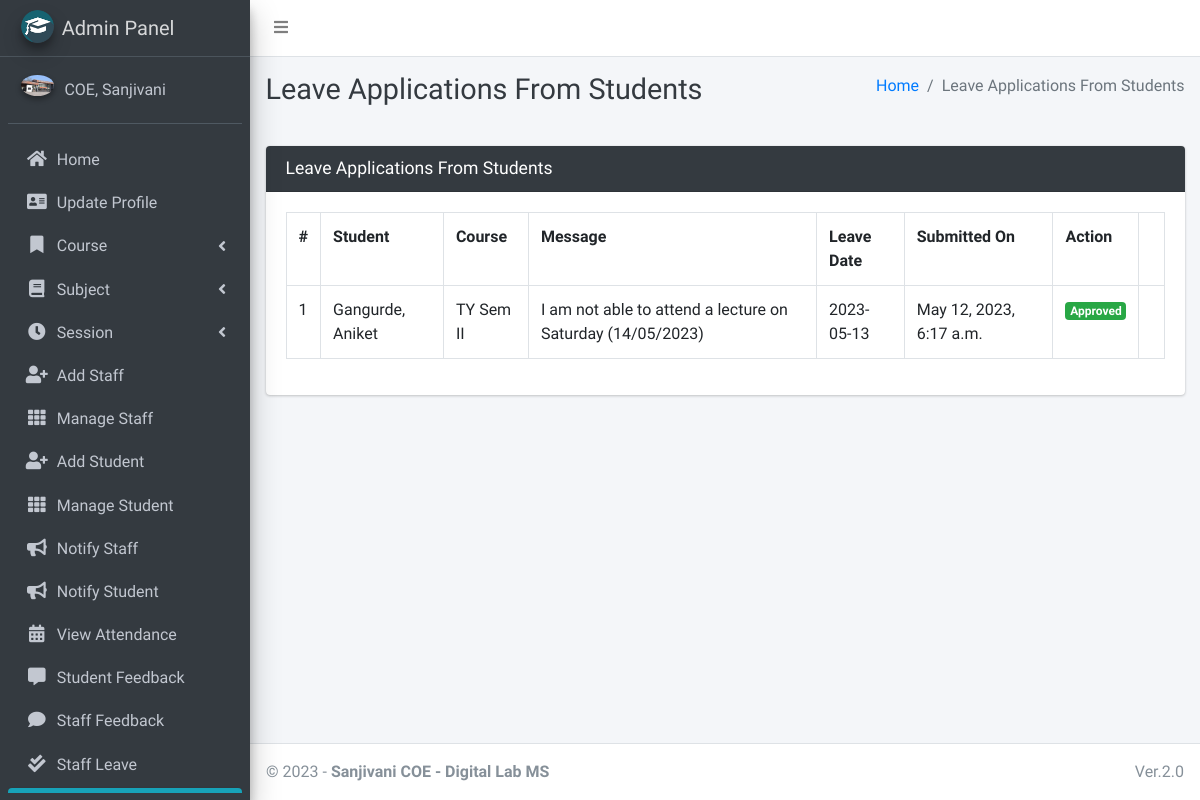
The page /student/view/leave/ (signed in) on the database its author committed.
### main_app/models.py (models this page shows)
class CustomUser(AbstractUser):
    USER_TYPE = ((1, "HOD"), (2, "Staff"), (3, "Student"))
    GENDER = [("M", "Male"), ("F", "Female")]
    username = None  # Removed username, using email instead
    email = models.EmailField(unique=True)
    user_type = models.CharField(default=1, choices=USER_TYPE, max_length=1)
    gender = models.CharField(max_length=1, choices=GENDER)
    profile_pic = models.ImageField()
    address = models.TextField()
    fcm_token = models.TextField(default="")  # For firebase notifications
    created_at = models.DateTimeField(auto_now_add=True)
    updated_at = models.DateTimeField(auto_now=True)
    USERNAME_FIELD = "email"
    REQUIRED_FIELDS = []
    objects = CustomUserManager()
    def __str__(self):
        return self.last_name + ", " + self.first_name

class LeaveReportStudent(models.Model):
    student = models.ForeignKey(Student, on_delete=models.CASCADE)
    date = models.CharField(max_length=60)
    message = models.TextField()
    status = models.SmallIntegerField(default=0)
    created_at = models.DateTimeField(auto_now_add=True)
    updated_at = models.DateTimeField(auto_now=True)

class Student(models.Model):
    admin = models.OneToOneField(CustomUser, on_delete=models.CASCADE)
    course = models.ForeignKey(Course, on_delete=models.DO_NOTHING, null=True, blank=False)
    session = models.ForeignKey(Session, on_delete=models.DO_NOTHING, null=True)
    def __str__(self):
        return self.admin.last_name + ", " + self.admin.first_name

class Course(models.Model):
    name = models.CharField(max_length=120)
    created_at = models.DateTimeField(auto_now_add=True)
    updated_at = models.DateTimeField(auto_now=True)
    def __str__(self):
        return self.name

### main_app/hod_views.py (the view, shortened to what this page needs)
# urls.py: path("student/view/leave/", hod_views.view_student_leave,
@csrf_exempt
def view_student_leave(request):
    if request.method != 'POST':
        allLeave = LeaveReportStudent.objects.all()
        context = {
            'allLeave': allLeave,
            'page_title': 'Leave Applications From Students'
        }
        return render(request, "hod_template/student_leave_view.html", context)

### main_app/templates/hod_template/student_leave_view.html (shortened to what this page needs)
{% extends 'main_app/base.html' %}
{% load static %}
{% block page_title %}{{page_title}}{% endblock page_title %}
{% block content %}
<section class="content">
    <div class="container-fluid">
        <div class="row">
            <div class="col-md-12">
                <div class="card card-dark">
                    <div class="card-header">
                        <h3 class="card-title">{{page_title}}</h3>
                    </div>
                    <div class="table card-body">
                        <table class="table table-bordered table-hover">
                            <tr>
                                <th>#</th>
                                <th>Student</th>
                                <th>Course</th>
                                <th>Message</th>
                                <th>Leave Date</th>
                                <th>Submitted On</th>
                                <th>Action</th>
                            </tr>
                            {% for leave in  allLeave %}
                              <tr>
                                  <td>{{forloop.counter}}</td>
                                  <td>{{leave.student}}</td>
                                  <td>{{leave.student.course}}</td>
                                  <td>{{leave.message}}</td>
                                  <td>{{leave.date}}</td>
                                  <td>{{leave.created_at}}</td>
                                      {% if leave.status == 0 %}
                                           <td> <button data-toggle = "modal" data-target = "#reply_modal" value="{{leave.id}}" class="btn btn-success reply_open_modal">Reply</button>
{% elif leave.status == -1 %}
<td><span  class='badge badge-danger'>Rejected</span></td>
{% else %}
<td><span  class='badge badge-success'>Approved</span></td>
                                            <td>{{feedback.updated_at}}</td>
                                      {% endif %}
                              </tr>
                            {% endfor %}
                        </table>
                    </div>
                    </div>
            </div>
        </div>
    </div>
</section>
{% endblock content %}

### main_app/templates/main_app/sidebar_template.html (shortened to what this page needs)
{% load static %}
<aside class="main-sidebar sidebar-dark-info elevation-4">
    {% if request.user.user_type == '1' %}
    <a href="{% url 'admin_home' %}" class="brand-link">
        <img src="{% static 'dist/img/cmsl.png' %} " alt="AdminLTE Logo"
            class="brand-image img-circle elevation-3" >
        <span class="brand-text font-weight-light">Admin Panel</span>
    </a>
    <div class="sidebar">
        <div class="user-panel mt-3 pb-3 mb-3 d-flex">
            <div class="image">
                <img src="{{ request.user.profile_pic}}" class="img-circle elevation-2" alt="User Image">
            </div>
            <div class="info">
                <a href="#" class="d-block">{{user}}</a>
            </div>
        </div>
        <nav class="mt-2">
            <ul class="nav nav-pills nav-sidebar flex-column" data-widget="treeview" role="menu" data-accordion="false">
                <li class="nav-item">
                    {% url 'admin_home' as admin_home %}
                    <a href="{{admin_home}}" class="nav-link {% if admin_home == request.path %} active {% endif %}">
                        <i class="nav-icon fas fa-home"></i>
                        <p>
                            Home
                        </p>
                    </a>
                </li>
                <li class="nav-item">
                    {% url 'admin_view_profile' as admin_view_profile %}
                    <a href="{{admin_view_profile}}"
                        class="nav-link {% if admin_view_profile == request.path %} active {% endif %}">
                        <i class="nav-icon fas fa-address-card"></i>
                        <p>
                            Update Profile
                        </p>
                    </a>
                </li>
                <li class="nav-item has-treeview">
                    <a href="#" class="nav-link">
                        <i class="nav-icon fas fa-bookmark"></i>
                        <p>
                            Course
                            <i class="fas fa-angle-left right"></i>
                        </p>
                    </a>
                </li>
                <li class="nav-item has-treeview">
                    <a href="#" class="nav-link">
                        <i class="nav-icon fas fa-book"></i>
                        <p>
                            Subject
                            <i class="fas fa-angle-left right"></i>
                        </p>
                    </a>
                </li>
                <li class="nav-item has-treeview">
                    <a href="#" class="nav-link">
                        <i class="nav-icon fas fa-clock"></i>
                        <p>
                            Session
                            <i class="fas fa-angle-left right"></i>
                        </p>
                    </a>
                </li>
                <li class="nav-item">
                    {% url 'add_staff' as add_staff %}
                    <a href="{{add_staff}}" class="nav-link {% if add_staff == request.path %} active {% endif %}">
                        <i class="nav-icon fas fa-user-plus"></i>
                        <p>
                            Add Staff
                        </p>
                    </a>
                </li>
                <li class="nav-item">
                    {% url 'manage_staff' as manage_staff %}
                    {% url 'edit_staff' staff_id as edit_staff %}
                    <a href="{{manage_staff}}"
                        class="nav-link {% if manage_staff == request.path or request.path == edit_staff %} active {% endif %}">
                        <i class="nav-icon fas fa-th"></i>
                        <p>
                            Manage Staff
                        </p>
                    </a>
                </li>
                <li class="nav-item">
                    {% url 'add_student' as add_student%}
                    <a href="{{add_student}}" class="nav-link  {% if add_student == request.path %} active {% endif %}">
                        <i class="nav-icon fas fa-user-plus"></i>
                        <p>
                            Add Student
                        </p>
                    </a>
                </li>
                <li class="nav-item">
                    {% url 'manage_student' as manage_student %}
                    {% url 'edit_student' student_id as edit_student %}
                    <a href="{{manage_student}}"
                        class="nav-link  {% if edit_student == request.path or manage_student == request.path %} active {% endif %}">
                        <i class="nav-icon fas fa-th"></i>
                        <p>
                            Manage Student
                        </p>
                    </a>
                </li>
                <li class="nav-item">
                    {% url 'admin_notify_staff' as admin_notify_staff %}
                    <a href="{{admin_notify_staff}}"
                        class="nav-link {% if admin_notify_staff == request.path %} active {% endif %}">
                        <i class="nav-icon fas fa-bullhorn"></i>
                        <p>
                            Notify Staff
                        </p>
                    </a>
                </li>
                <li class="nav-item">
                    {% url 'admin_notify_student' as admin_notify_student %}
                    <a href="{{admin_notify_student}}"
                        class="nav-link {% if admin_notify_student == request.path %} active {% endif %}">
                        <i class="nav-icon fas fa-bullhorn"></i>
                        <p>
                            Notify Student
                        </p>
                    </a>
                </li>
                <li class="nav-item">
                    {% url 'admin_view_attendance' as admin_view_attendance %}
                <li class="nav-item">
                    <a href="{{admin_view_attendance}}"
                        class="nav-link  {% if admin_view_attendance == request.path %} active {% endif %}">
                        <i class="nav-icon fas fa-calendar-alt"></i>
                        <p>
                            View Attendance
                        </p>
                    </a>
                </li>
                <li class="nav-item">
                    {% url 'student_feedback_message' as student_feedback_message %}
                    <a href="{{ student_feedback_message }}"
                        class="nav-link  {% if student_feedback_message == request.path %} active {% endif %}">
                        <i class="nav-icon fas fa-comment-alt"></i>
                        <p>
                            Student Feedback
                        </p>
                    </a>
                </li>
                <li class="nav-item">
                    {% url 'staff_feedback_message' as staff_feedback_message %}
                    <a href="{{staff_feedback_message}}"
                        class="nav-link   {% if staff_feedback_message == request.path %} active {% endif %}">
                        <i class="nav-icon fas fa-comment"></i>
                        <p>
                            Staff Feedback
                        </p>
                    </a>
                </li>
                <li class="nav-item">
                    {% url 'view_staff_leave' as view_staff_leave %}
                    <a href="{{view_staff_leave}}"
                        class="nav-link  {% if view_staff_leave == request.path %} active {% endif %}">
                        <i class="nav-icon fas fa-check-double"></i>
                        <p>
                            Staff Leave
                        </p>
                    </a>
                </li>
                <li class="nav-item">
                    {% url 'view_student_leave' as view_student_leave %}
                    <a href="{% url 'view_student_leave' %}"
                        class="nav-link  {% if view_student_leave == request.path %} active {% endif %}">
                    </a>
                </li>
                                        {% endif %}
                                    </ul>
                                </nav>
                            </div>
</aside>

### rows shown on the page
CustomUser: last_name+first_name "COE, Sanjivani"
LeaveReportStudent: student "Gangurde, Aniket", student.course "TY Sem II", message "I am not able to attend a lecture on Saturday (14/05/2023)", date "2023-05-13", created_at "May 12, 2023, 6:17 a.m."

### other values the page prints
{{ page_title }} "Leave Applications From Students"
